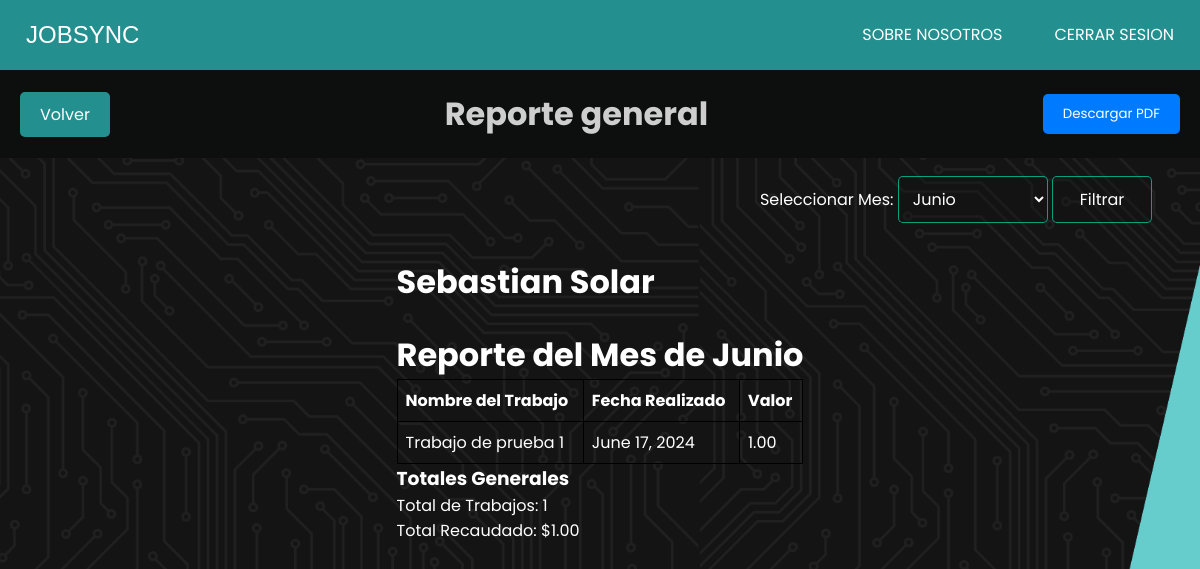
Page /mi_reporte/ (signed in) on the earlier database version.
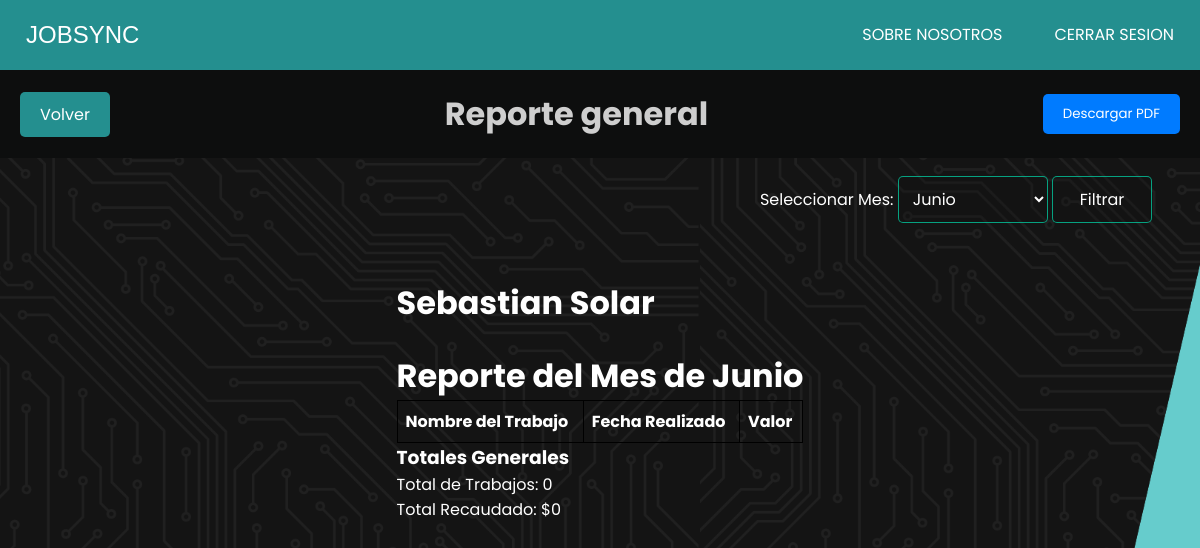
Same page on the later database version.
### JobSyncApp/models.py (models this page shows, shortened)
class Trabajo(models.Model):
    colaborador = models.ForeignKey(CustomUser, on_delete=models.SET_NULL, null=True, blank=True)
    nombre_trabajo = models.CharField(max_length=100)
    nombre_titular = models.CharField(max_length=100)
    rut_titular = models.CharField(max_length=12)
    telefono = models.CharField(max_length=15, blank=True, null=True)  # Agregado para el titular, si es necesario
    comuna = models.ForeignKey(Comuna, on_delete=models.SET_NULL, null=True)
    direccion = models.CharField(max_length=255)
    fecha = models.DateField()
    hora_inicio = models.TimeField()
    hora_termino = models.TimeField()
    valor = models.DecimalField(max_digits=10, decimal_places=2)
    ESTADO_CHOICES = [
        ('sin_asignar', 'Sin asignar'),
        ('pendiente', 'Pendiente'),
        ('completado', 'Completado'),
        ('reagendado', 'Reagendado'),
        ('cancelado', 'Cancelado'),
    ]
    estado = models.CharField(max_length=20, choices=ESTADO_CHOICES, default='sin_asignar')
    PRIORIDAD_CHOICES = [
        ('normal', 'Normal'),
        ('alta', 'Alta'),
        ('urgente', 'Urgente'),
    ]
    prioridad = models.CharField(max_length=10, choices=PRIORIDAD_CHOICES, default='normal')
    reagendado_contador = models.PositiveIntegerField(default=0)

### JobSyncApp/views_reporte.py (the view)
# urls.py: path('mi_reporte/', views_reporte.mi_reporte, name='mi_reporte'),
def mi_reporte(request):
    colaborador = request.user  # Obtener el usuario logueado como colaborador
    selected_month = request.GET.get('month')
    months = [
        {'value': '01', 'name': 'Enero'},
        {'value': '02', 'name': 'Febrero'},
        {'value': '03', 'name': 'Marzo'},
        {'value': '04', 'name': 'Abril'},
        {'value': '05', 'name': 'Mayo'},
        {'value': '06', 'name': 'Junio'},
        {'value': '07', 'name': 'Julio'},
        {'value': '08', 'name': 'Agosto'},
        {'value': '09', 'name': 'Septiembre'},
        {'value': '10', 'name': 'Octubre'},
        {'value': '11', 'name': 'Noviembre'},
        {'value': '12', 'name': 'Diciembre'},
    ]
    current_month = datetime.now().strftime('%m')
    selected_month_name = None
    if not selected_month:
        selected_month = current_month
    for month in months:
        if month['value'] == selected_month:
            selected_month_name = month['name']
            break
    trabajos_completados = Trabajo.objects.filter(colaborador=colaborador, estado='completado')
    if selected_month:
        trabajos_completados = trabajos_completados.filter(fecha__month=selected_month)
    detalles_trabajos = []
    for trabajo in trabajos_completados:
        detalle_trabajo = {
            'nombre': trabajo.nombre_trabajo,
            'fecha_realizado': trabajo.fecha,
            'valor': trabajo.valor,
        }
        detalles_trabajos.append(detalle_trabajo)
    total_trabajos = len(trabajos_completados)
    total_recaudado = sum(trabajo.valor for trabajo in trabajos_completados)
    context = {
        'colaborador': colaborador,
        'trabajos_completados': total_trabajos,
        'total_recaudado': total_recaudado,
        'detalles_trabajos': detalles_trabajos,  # Agregar los detalles de los trabajos
        'selected_month': selected_month,
        'selected_month_name': selected_month_name,
        'months': months,
    }
    return render(request, 'colaborador/mi_reporte.html', context)

### JobSyncApp/templates/colaborador/mi_reporte.html (shortened to what this page needs)
{% extends 'index.html' %}
{% load static %}
{% block extra_css %}
    <link rel="stylesheet" href="{% static 'css/estilo.css' %}">
    <link rel="stylesheet" href="{% static 'css/admin/reporte.css' %}">
    <link href="https://cdn.jsdelivr.net/npm/remixicon@4.2.0/fonts/remixicon.css" rel="stylesheet" />
{% endblock %}
{% block contenido %}
<div class="header">
    <a href="{% url 'index_colaborador' %}" class="boton volver">Volver</a>
    <h1 id="titulo-trabajos">Reporte general</h1>
    <div>
        <button class="boton descargar" onclick="generarPDF()">Descargar PDF</button>
    </div>
</div>
<div id="fecha-filter">
    <form method="GET" action="{% url 'mi_reporte'%}">
       <label for="month">Seleccionar Mes:</label>
       <select name="month" id="month"class="filter-select">
           {% for month in months %}
           <option value="{{ month.value }}" {% if selected_month == month.value %}selected{% endif %}>{{ month.name }}</option>
           {% endfor %}
       </select>
       <button type="submit"  class="filter-button">Filtrar</button>
   </form>
</div>
<div id="contenido">
    <h1>{{ colaborador.first_name }} {{colaborador.last_name}}</h1>
<br>
<h1>Reporte del Mes de {{selected_month_name}}</h1>
    <table>
        <thead>
            <tr>
                <th>Nombre del Trabajo</th>
                <th>Fecha Realizado</th>
                <th>Valor</th>
            </tr>
        </thead>
        <tbody>
            {% for detalle in detalles_trabajos %}
                <tr>
                    <td>{{ detalle.nombre }}</td>
                    <td>{{ detalle.fecha_realizado }}</td>
                    <td>{{ detalle.valor }}</td>
                </tr>
            {% endfor %}
        </tbody>
    </table>
    <h3>Totales Generales</h3>
    <p>Total de Trabajos: {{ trabajos_completados }}</p>
    <p>Total Recaudado: ${{ total_recaudado }}</p>
</div>
{% endblock %}

Differences in the rows shown:
no longer on this page (row edited): Trabajo: nombre "Trabajo de prueba 1", fecha_realizado "June 17, 2024", valor "1.00"
Other differences:
{{ trabajos_completados }}: "1" → "0"
{{ total_recaudado }}: "1.00" → "0"
